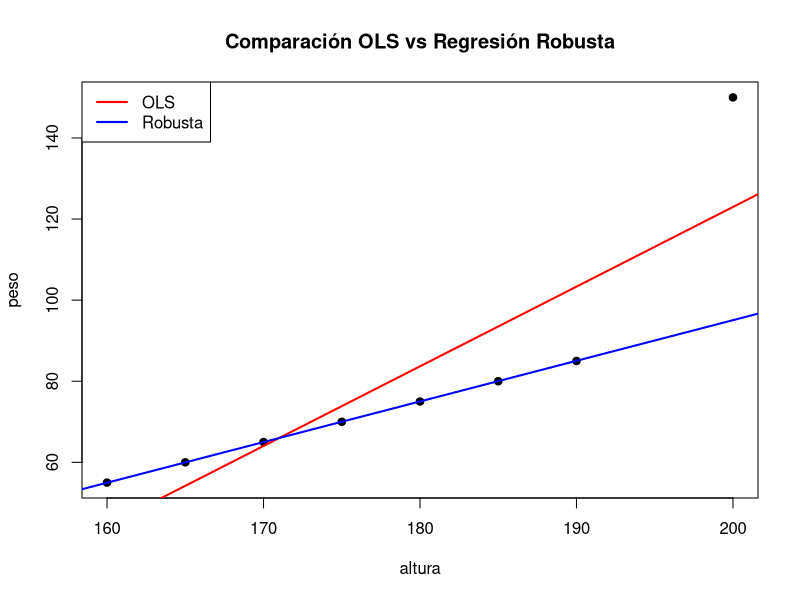
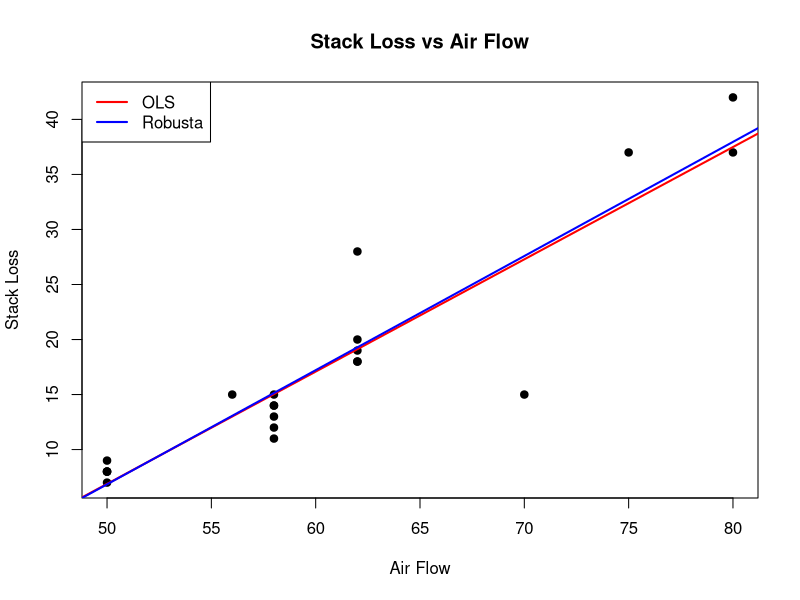
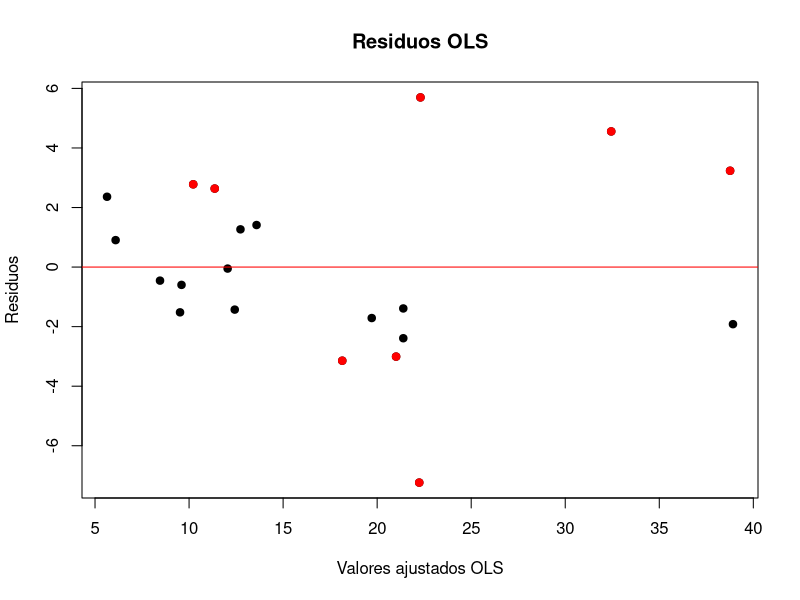
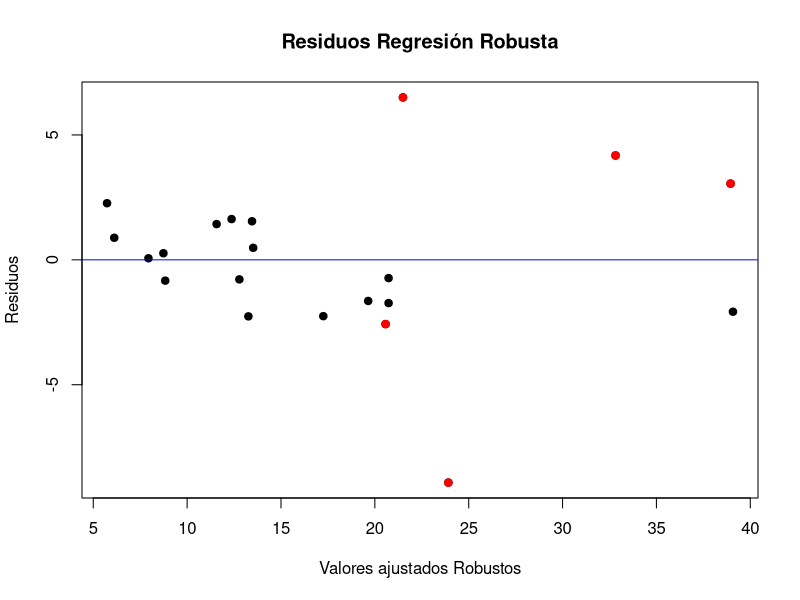

Recreate these plots in R, in order.
# Cargar librería necesaria
library(MASS)  # Contiene la función rlm()

# Datos de ejemplo: relación entre peso y altura de un grupo de estudiantes
# Incluimos un valor atípico para mostrar la robustez
altura <- c(160, 165, 170, 175, 180, 185, 190, 200)
peso <- c(55, 60, 65, 70, 75, 80, 85, 150)  # 150 es un outlier

# Ajuste usando Mínimos Cuadrados Ordinarios (OLS)
modelo_ols <- lm(peso ~ altura)
summary(modelo_ols)

# Ajuste usando Regresión Robusta (Huber M-estimator)
modelo_robusto <- rlm(peso ~ altura)
summary(modelo_robusto)

# Comparar coeficientes
coef(modelo_ols)
coef(modelo_robusto)

# Graficar resultados
plot(altura, peso, pch = 19, col = "black", main = "Comparación OLS vs Regresión Robusta")
abline(modelo_ols, col = "red", lwd = 2)     # Recta OLS
abline(modelo_robusto, col = "blue", lwd = 2) # Recta Robusta
legend("topleft", legend = c("OLS", "Robusta"), col = c("red", "blue"), lwd = 2)





#### Aplicacion
#####################################
# Cargar la base
data(stackloss)

# Ver resumen
head(stackloss)

# Ajuste OLS
ols <- lm(stack.loss ~ ., data = stackloss)

# Ajuste robusto Huber
library(MASS)
robust <- rlm(stack.loss ~ ., data = stackloss)

summary(ols)
summary(robust)


# Residuos OLS y robustos
stackloss$res_ols <- residuals(ols)
stackloss$res_robust <- residuals(robust)




# 1) Gráfico de dispersión: stack.loss vs Air.Flow
plot(stackloss$Air.Flow, stackloss$stack.loss,
     pch = 19, col = "black",
     main = "Stack Loss vs Air Flow",
     xlab = "Air Flow",
     ylab = "Stack Loss")
abline(lm(stack.loss ~ Air.Flow, data = stackloss), col = "red", lwd = 2)
abline(rlm(stack.loss ~ Air.Flow, data = stackloss), col = "blue", lwd = 2)
legend("topleft",
       legend = c("OLS", "Robusta"),
       col = c("red", "blue"),
       lwd = 2)



# 2) Gráfico de residuos OLS
plot(ols$fitted.values, stackloss$res_ols,
     main = "Residuos OLS",
     xlab = "Valores ajustados OLS",
     ylab = "Residuos",
     pch = 19)
abline(h = 0, col = "red")
# Indicar observaciones con residuos grandes (e.g., > 2 std)
outliers <- which(abs(stackloss$res_ols) > 2.5)
points(ols$fitted.values[outliers], stackloss$res_ols[outliers],
       col = "red", pch = 19)




# 3) Gráfico de residuos robustos
plot(fitted(robust), stackloss$res_robust,
     main = "Residuos Regresión Robusta",
     xlab = "Valores ajustados Robustos",
     ylab = "Residuos",
     pch = 19)
abline(h = 0, col = "blue")
# Indicar observaciones con residuos grandes (e.g., > 2.5 std)
outliers <- which(abs(stackloss$res_robust) > 2.5)
points(robust$fitted.values[outliers], stackloss$res_robust[outliers],
       col = "red", pch = 19)





#### Ejercicio
#####################################
library(carData)
data(Prestige)

head(Prestige)
